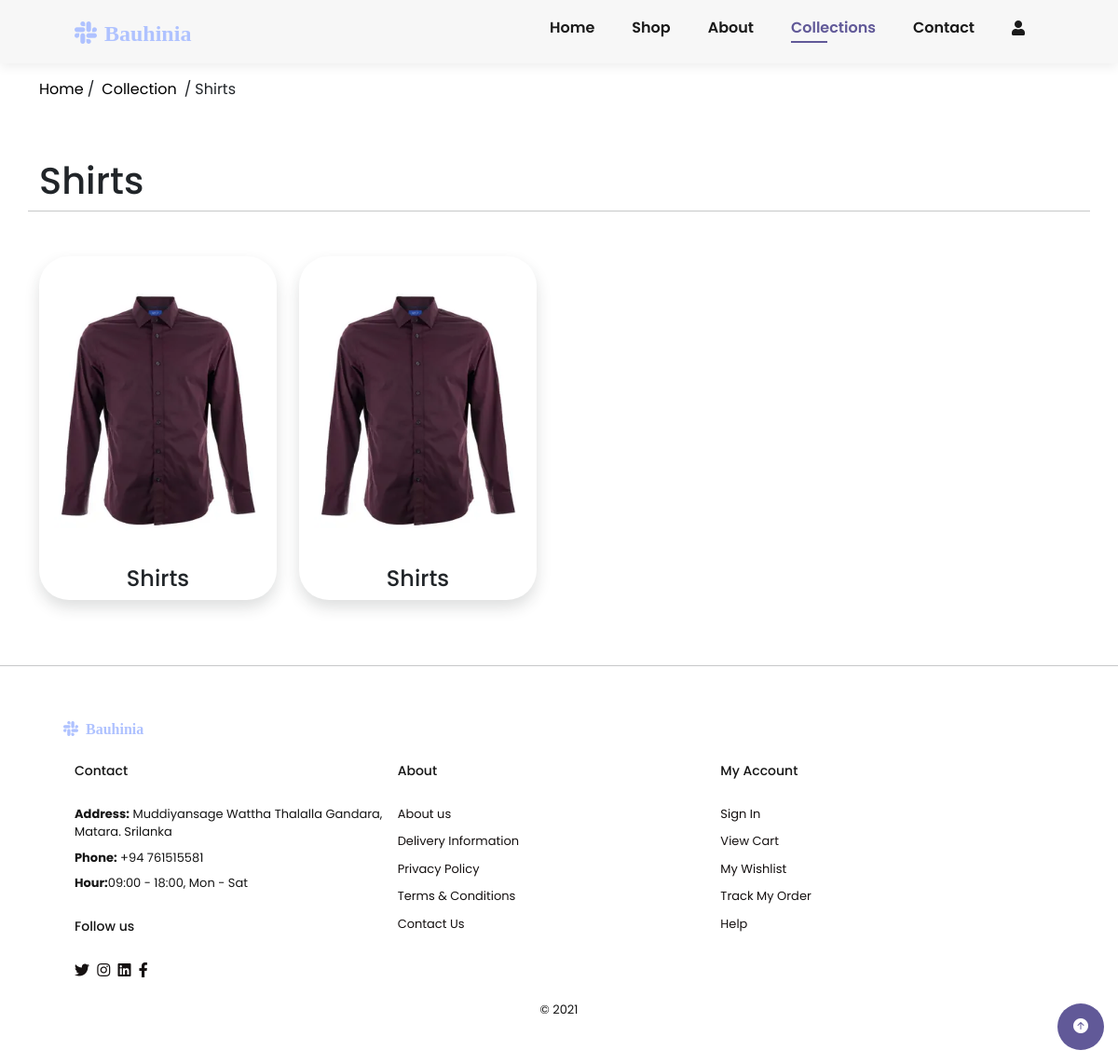
Page /product.php?category=shirts on the committed database.
### tables this page shows
CREATE TABLE `categories` (
  `id` int(11) NOT NULL,
  `name` varchar(191) NOT NULL,
  `slug` varchar(191) NOT NULL,
  `description` mediumtext NOT NULL,
  `status` tinyint(4) NOT NULL DEFAULT 0,
  `popular` tinyint(4) NOT NULL DEFAULT 0,
  `image` varchar(191) NOT NULL,
  `meta_tittle` varchar(191) NOT NULL,
  `meta_description` mediumtext NOT NULL,
  `meta_keyword` mediumtext NOT NULL,
  `created_at` timestamp NOT NULL DEFAULT current_timestamp()
);

CREATE TABLE `products` (
  `id` int(11) NOT NULL,
  `category_id` int(11) NOT NULL,
  `name` varchar(191) NOT NULL,
  `slug` varchar(191) NOT NULL,
  `small_description` mediumtext NOT NULL,
  `description` mediumtext NOT NULL,
  `original_price` int(11) NOT NULL,
  `selling_price` int(11) NOT NULL,
  `image` varchar(191) NOT NULL,
  `qty` int(11) NOT NULL,
  `status` tinyint(4) NOT NULL,
  `trending` tinyint(4) NOT NULL,
  `meta_title` varchar(191) NOT NULL,
  `meta_keywords` mediumtext NOT NULL,
  `meta_description` mediumtext NOT NULL,
  `created_at` timestamp NOT NULL DEFAULT current_timestamp()
);

### Functions/userfunctions.php (called while the page is built, shortened)
<?php
include ('config/dbcon.php');
function getProdByCategory($category_id)
{
    global $con;
    $query = "SELECT * FROM products WHERE category_id ='$category_id' AND status='0' ";
    return $query_run = mysqli_query($con, $query);
}
function getslugActive($table, $slug)
{
    global $con;
    $query = "SELECT * FROM $table WHERE slug ='$slug' AND status='0' LIMIT 1";
    return $query_run = mysqli_query($con, $query);
}
?>

### product.php (the view, shortened to what this page needs)
<?php
include 'includes/header.php';
include 'Functions/userfunctions.php';
if (isset($_GET['category'])) {
    $category_slug = $_GET['category'];
    $category_data = getslugActive("categories", $category_slug);
    $category = mysqli_fetch_array($category_data);
    if ($category) {
        $cid = $category['id'];
?>
        <section id="header">
            <div class="logo-1">
                <a href="index.php" class="fw-bold fs-4 mt-2 nav-link" style="font-family: 'Dancing Script', cursive; color: #AFC2FF;"><i class="bi bi-slack me-2"></i>Bauhinia</a>
            </div>
            <div>
                <ul id="navbar" class="mt-2">
                    <li><a href="index.php">Home</a></li>
                    <li><a href="shop.php">Shop</a></li>
                    <li><a href="about.php">About</a></li>
                    <li><a href="categories.php" class="active">Collections</a></li>
                    <li><a href="contact.php">Contact</a></li>
                    <?php
                    if (isset($_SESSION['auth'])) {
                    ?>
                        <li><a href="my-orders.php">My Orders</a></li>
                        <li id="lg-bag"><a href="cart.php"><i class="far fa-shopping-bag"></i></a></li>
                        <div class="nav-item dropdown">
                            <a class="d-flex align-items-center nav-link dropdown-toggle-nocaret" href="#" role="button" data-bs-toggle="dropdown" aria-expanded="false">
                                <button class="white me-2"><?= $_SESSION['auth_user'][''] ?></button>
                                <p><small>Hello <?= $_SESSION['auth_user']['name']; ?></small></p>
                            </a>
                            <ul class="dropdown-menu">
                                <li><a class="dropdown-item d-flex align-items-center" href="profile.php"><i class="bx bx-log-in-circle fs-5"></i><span>Profile</span></a> </li>
                                <li><a class="dropdown-item d-flex align-items-center" href="logout.php"><i class='bx bxs-user-plus'></i><span>Logout</span></a> </li>
                            </ul>
                        </div>
                    <?php
                    } else {
                    ?>
                        <li class="nav-item dropdown">
                            <a class="d-flex align-items-center nav-link dropdown-toggle-nocaret" href="#" role="button" data-bs-toggle="dropdown" aria-expanded="false">
                                <i class="fa fa-user"></i>
                            </a>
                        </li>
                    <?php
                    }
                    ?>
                </ul>
            </div>
        </section>
        <div class="py-3">
            <div class="container">
                <a href="index.php" class="text-black  nav-link">
                    Home
                    <a href="" class=" disabled nav-link mx-1">/</a>
                </a>
                <a href="Categories.php" class="text-black  nav-link mx-1">
                    Collection
                    <a href="" class=" disabled nav-link mx-1">/</a>
                </a>
                <a href="#" class="nav-link disabled"><?= $category['name'] ?></a>
            </div>
        </div>
        <div class="py-3">
            <div class="container">
                <div class="col-md-12">
                    <div class="row">
                        <h1><?= $category['name']; ?></h1>
                        <hr class="mb-5">
                        <div class="row">
                            <?php
                            $products = getProdByCategory($cid);
                            if (mysqli_num_rows($products) > 0) {
                                foreach ($products as $item) {
                            ?>
                                    <div class="col-md-3 mb-2">
                                        <a class="nav-link" href="product-view.php?product=<?= $item['slug'] ?>">
                                            <div class="card shadow border-0 rounded-5">
                                                <div class="card-body">
                                                    <img src="./uploads/<?= $item['image']; ?>" alt="Category Image" style="height: 300px;" class="w-100 rounded-5">
                                                </div>
                                                <h4 class="text-center"><?= $item['name']; ?></h4>
                                            </div>
                                        </a>
                                    </div>
                            <?php
                                }
                            } else {
                                echo "No data available";
                            }
                            ?>
                        </div>
                    </div>
                </div>
            </div>
        </div>
        <div id="goTop">
            <a href="#" class="cm" id="goTopBtn"><i class="p-3 bi bi-arrow-up-circle-fill"></i></a>
        </div>
<?php
    } else {
        echo "Somthing went wrong";
    }
} else {
    echo "Somthing went wrong";
}
include './includes/footer.php';
?>

### style.css (style rules this page uses)
* { margin: 0; padding: 0; box-sizing: border-box; font-family: "Spartan", sans-serif; }
html { scroll-behavior: smooth; }
h1 { font-size: 50px; line-height: 64px; color: #222; }
h4 { font-size: 20px; color: #222; }
body { width: 100%; }
#header { display: flex; align-content: center; justify-content: space-between; padding: 10px 80px; background: #F7F7F7; box-shadow: 0 5px 10px rgba(0,0,0,0.06); z-index: 999; position: sticky; top: 0; left: 0; }
#navbar { display: flex; align-items: center; justify-content: center; }
#navbar li { list-style: none; padding: 0 20px; position: relative; }
#navbar li a { text-decoration: none; font-size: 16px; font-weight: 600; color: #1a1a1a; transition: 0.3s ease; }
#navbar li a:hover, #navbar li a.active { color: #615998; }
#navbar li a.active::after { content: ""; width: 30%; height: 2px; background: #615998; position: absolute; bottom: -4px; left: 20px; }
#navbar li::before { content: ""; background-color: #615998; position: absolute; left: 20px; bottom: -4px; height: 2px; width: 0; transition: 0.3s ease-in-out; }
.container { display: flex; width: 70%; margin-bottom: 30px; }

### custom.css (style rules this page uses)
* { font-family: 'Poppins', sans-serif; }
a { text-decoration: none; }
#goTop { position: fixed; right: 15px; bottom: 15px; }

### rows in the picture
categories: name "Shirts"
products: image (picture), name "Shirts"
products: image (picture), name "Shirts"
